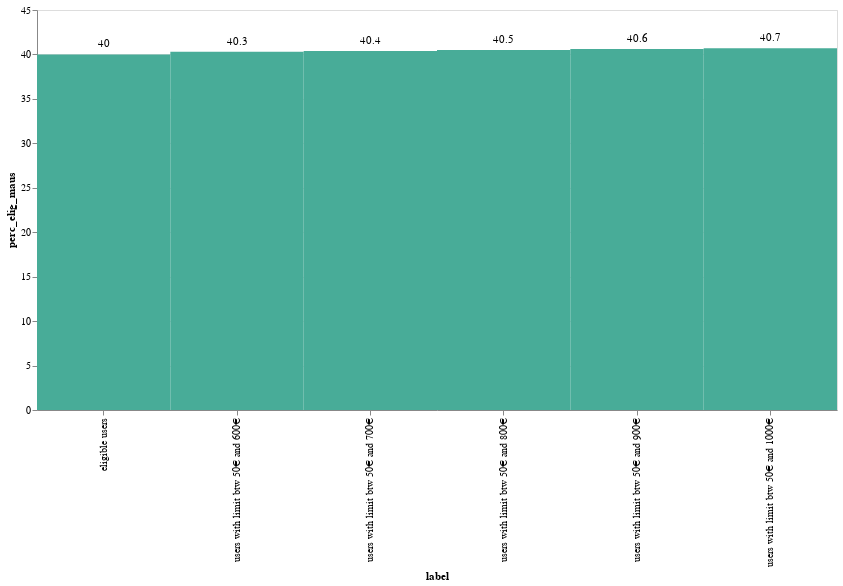

The notebook cell saved with this chart:
### Code cell
af.column_single_label(
    upper_limit_df, af.teal, "label", "perc_elig_maus", 800, 400, "y"
)

### Figure 1 — Vega-Lite specification as saved in the notebook (floating-point values rounded to 4 significant figures)
{"config": {"view": {"continuousWidth": 400, "continuousHeight": 300}}, "layer": [{"mark": {"type": "rect", "color": "#48AC98"}, "encoding": {"x": {"field": "label", "sort": "y", "type": "nominal"}, "y": {"field": "perc_elig_maus", "type": "quantitative"}}, "height": 400, "width": 800}, {"mark": {"type": "text", "align": "center", "baseline": "middle", "dy": -10}, "encoding": {"text": {"field": "perc_elig_maus", "type": "quantitative"}, "x": {"field": "label", "sort": "y", "type": "nominal"}, "y": {"field": "perc_elig_maus", "type": "quantitative"}}, "height": 400, "width": 800}], "data": {"name": "data-9d55c72fd7b7d375778135976b23abc8"}, "$schema": "https://vega.github.io/schema/vega-lite/v4.17.0.json", "datasets": {"data-9d55c72fd7b7d375778135976b23abc8": [{"label": "eligible users", "avg_users_k": 217.2, "perc_elig_maus": 40.0}, {"label": "users with limit btw 50€ and 600€", "avg_users_k": 218.4, "perc_elig_maus": 40.3}, {"label": "users with limit btw 50€ and 700€", "avg_users_k": 219.3, "perc_elig_maus": 40.4}, {"label": "users with limit btw 50€ and 800€", "avg_users_k": 220.0, "perc_elig_maus": 40.5}, {"label": "users with limit btw 50€ and 900€", "avg_users_k": 220.5, "perc_elig_maus": 40.6}, {"label": "users with limit btw 50€ and 1000€", "avg_users_k": 220.8, "perc_elig_maus": 40.7}]}}
